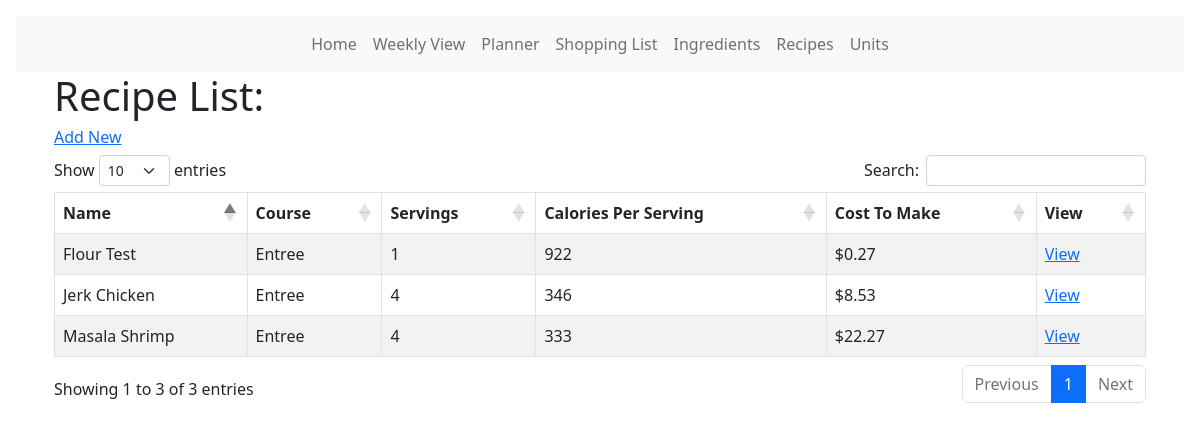
The page /recipe_list on the database as committed earlier.
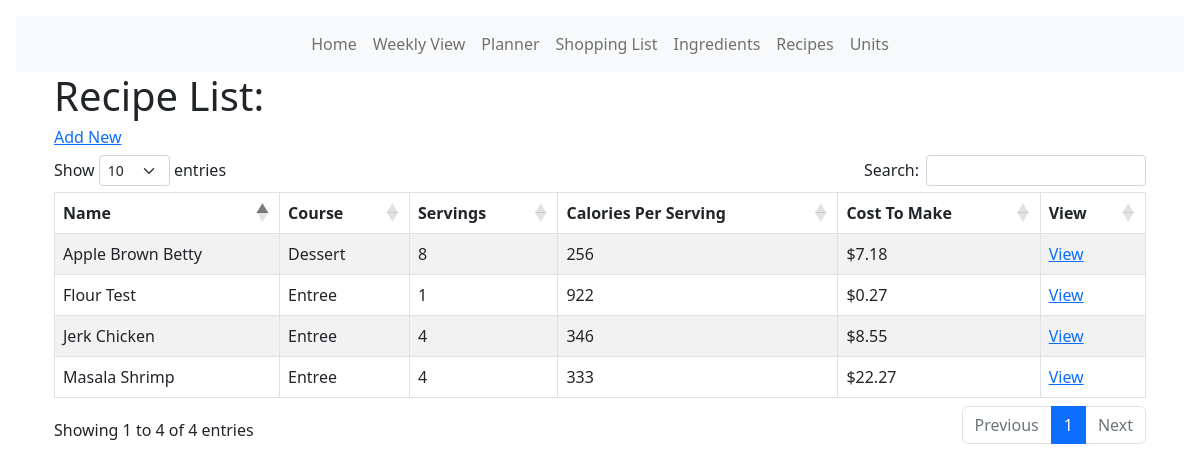
The same page on the database as committed later.
### models.py (models this page shows, shortened)
class Recipe(db.Model):
    id = db.Column(db.Integer, primary_key=True)
    name = db.Column(db.String(100))
    course = db.Column(db.String(30))
    servings = db.Column(db.Float)
    serving_size = db.Column(db.String(30))
    tags = db.Column(db.Text)
    def get_total_cost(self):
        x = [x.qty for x in RecipeIngredient.query.filter_by(rid=self.id).all()]
        y = [
            y.ingredient.u_price
            for y in RecipeIngredient.query.filter_by(rid=self.id).all()
        ]
        tc = []
        for num1, num2 in zip(x, y):
            tc.append(num1 * num2)
        return sum(tc)
    def get_total_calories(self):
        a = [a.qty for a in RecipeIngredient.query.filter_by(rid=self.id).all()]
        p = [
            p.ingredient.protein
            for p in RecipeIngredient.query.filter_by(rid=self.id).all()
        ]
        c = [
            c.ingredient.carbs
            for c in RecipeIngredient.query.filter_by(rid=self.id).all()
        ]
        f = [
            f.ingredient.fat
            for f in RecipeIngredient.query.filter_by(rid=self.id).all()
        ]
        tp = []
        for num1, num2 in zip(a, p):
            tp.append((num1 * num2) * 4)
        tc = []
        for num1, num2 in zip(a, c):
            tc.append((num1 * num2) * 4)
        tf = []
        for num1, num2 in zip(a, f):
            tf.append((num1 * num2) * 9)
        gtl = (sum(tf)) + (sum(tp)) + (sum(tc))
        return gtl

class RecipeIngredient(db.Model):
    id = db.Column(db.Integer, primary_key=True)
    rid = db.Column(db.Integer, db.ForeignKey("recipe.id"))
    iid = db.Column(db.Integer, db.ForeignKey("ingredient.id"))
    qty = db.Column(db.Float)
    unit_suffix = db.Column(db.String(50))
    ingredient_color_tag = db.Column(db.String(20))

class Ingredient(db.Model):
    __tablename__ = "ingredient"
    id = db.Column(db.Integer, primary_key=True)
    name = db.Column(db.String(120), nullable=False)
    icalories = db.Column(db.Float)
    protein = db.Column(db.Float)
    carbs = db.Column(db.Float)
    fat = db.Column(db.Float)
    fiber = db.Column(db.Float)
    sugar = db.Column(db.Float)
    item_unit_size = db.Column(db.Float)  # How many units of item at store
    item_price = db.Column(db.Float)  # Price for full item at store
    u_price = db.Column(db.Float)
    aisle_id = db.Column(db.Integer, db.ForeignKey("aisle.id"))
    ingredients = db.relationship("RecipeIngredient", backref="ingredient")

### main.py (the view)
@app.route("/recipe_list")
def recipe_list():
    recipe_list = Recipe.query.order_by(Recipe.name)
    return render_template("/recipes/recipe_list.html", recipe_list=recipe_list)

### templates/recipes/recipe_list.html (shortened to what this page needs)
<!DOCTYPE html>
<html lang="en">
  <head>
    <link
      href="{{ url_for('static', filename='css/select2.css') }}"
      rel="stylesheet"
    />
    <link rel="stylesheet" type="text/css" href="https://cdn.datatables.net/1.10.25/css/dataTables.bootstrap5.css">
    {% extends 'base.html' %} {% block content %}
  </head>
  <body>
    <div class="container">
      <h1>Recipe List:</h1>
      <a href="{{url_for('add_recipe')}}"><h6>Add New</h6></a>
      <table id="data" class="table table-hover table-bordered table-striped">
        <thead>
          <tr>
          <th>Name</th>
          <th>Course</th>
          <th>Servings</th>
          <th>Calories Per Serving</th>
          <th>Cost To Make</th>
          <th>View</th>
        </tr>
        </thead>
        <tbody>
        {% for recipe_table in recipe_list %}
        <tr>
          <td>{{recipe_table.name}}</td> <td>{{recipe_table.course}}</td><td>{{(' %0.0f'|format(recipe_table.servings)) if (recipe_table.servings%1==0) else (' %0.2f'|format(recipe_table.servings))}}</td><td>{{'%0.0f'|format((recipe_table.get_total_calories())/recipe_table.servings)}}</td> <td>{{'$%0.2f'|format(recipe_table.get_total_cost())}}</td> <td><a href="{{url_for('recipe', id=recipe_table.id)}}">
          View</td>
        </tr>
        {% endfor %}
      </tbody>
      </table>
    </div>
  </body>
  {% endblock %}

Rows that differ between the two databases and show on the page:
added Recipe: name "Apple Brown Betty", course "Dessert", servings "8"
added RecipeIngredient: (recipe_table.get_total_calories())/recipe_table.servings "256", get_total_cost "$7.18"
changed through a linked row, RecipeIngredient (number 3 of 4 on the later page): get_total_cost "$8.53" → "$8.55"
Other text that changed with them:
text written by a page script: "Show entries Search: Showing 1 to 3 of 3 entries Previous 1 Next" → "Show entries Search: Showing 1 to 4 of 4 entries Previous 1 Next"
